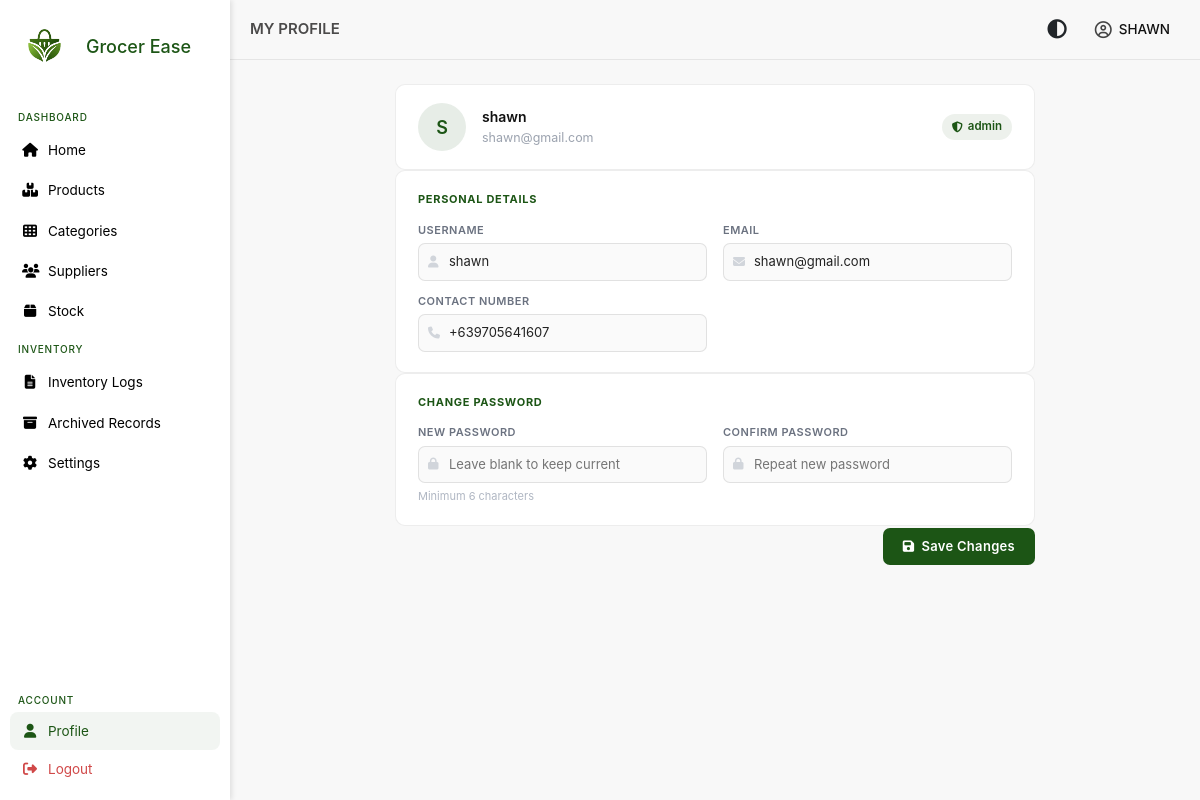
/views/inventory/profile.php (signed in), run on the app's committed database.
### tables this page shows
CREATE TABLE `users` (
  `user_id` int NOT NULL AUTO_INCREMENT,
  `username` varchar(250) NOT NULL,
  `password` varchar(250) NOT NULL,
  `email` varchar(250) NOT NULL,
  `contact_number` varchar(20) NOT NULL,
  `role` enum('admin') DEFAULT 'admin',
  `profile_picture` blob,
  PRIMARY KEY (`user_id`),
  UNIQUE KEY `email` (`email`)
);

### models/user.php (called while the page is built, shortened)
<?php
class User
{
    private $conn;
    public function __construct($db)
    {
        $this->conn = $db;
    }
    public function GetUserById($id)
    {
        $stmt = $this->conn->prepare(
            "SELECT user_id, username, email, contact_number, role
             FROM users WHERE user_id = :id"
        );
        $stmt->execute([':id' => $id]);
        return $stmt->fetch(PDO::FETCH_ASSOC);
    }
}
?>

### autoload.php (called while the page is built, shortened)
<?php
spl_autoload_register(function ($class) {
    $paths = [
        __DIR__ . '/models/',
        __DIR__ . '/models/Stock/',
        __DIR__ . '/models/Relations/',
    ];
    foreach ($paths as $path) {
        $file = $path . $class . '.php';
        if (file_exists($file)) {
            return;
        }
    }
});
?>

### views/inventory/profile.php (the view, shortened to what this page needs)
<?php
require_once __DIR__ . '/../../autoload.php';
$user_id = $_SESSION['id'] ?? null;
$user      = new User($db);
$user_info = $user->GetUserById($user_id);
$initials = strtoupper(substr($user_info['username'] ?? 'A', 0, 1));
?>
<!DOCTYPE html>
<html lang="en">
<?php include "../../includes/head.php"; ?>
<body>
    <?php include '../../includes/sidebar.php'; ?>
    <main class="main-content">
        <?php include '../../includes/topbar.php'; ?>
        <section class="page-content">
            <div class="profile-wrapper">
                <form action="../../controllers/admin_profile/admin_profile.php" method="POST">
                    <div class="profile-card identity-card">
                        <div class="avatar">
                            <?= htmlspecialchars($initials) ?>
                        </div>
                        <div class="identity-info">
                            <p class="identity-name"><?= htmlspecialchars($user_info['username']) ?></p>
                            <p class="identity-email"><?= htmlspecialchars($user_info['email']) ?></p>
                        </div>
                        <span class="role-badge">
                            <i class="fa fa-shield-halved"></i>
                            <?= htmlspecialchars($user_info['role'] ?? 'Admin') ?>
                        </span>
                    </div>
                    <div class="profile-card">
                        <p class="card-section-label">Personal Details</p>
                        <div class="form-grid">
                            <div class="form-field">
                                <label for="username">Username</label>
                                <div class="input-wrap">
                                    <input type="text" id="username" name="username"
                                        value="<?= htmlspecialchars($user_info['username']) ?>"
                                        required autocomplete="username">
                                </div>
                            </div>
                            <div class="form-field">
                                <label for="email">Email</label>
                                <div class="input-wrap">
                                    <input type="email" id="email" name="email"
                                        value="<?= htmlspecialchars($user_info['email']) ?>"
                                        required autocomplete="email">
                                </div>
                            </div>
                            <div class="form-field">
                                <label for="contact_number">Contact Number</label>
                                <div class="input-wrap">
                                    <input type="text" id="contact_number" name="contact_number"
                                        value="<?= htmlspecialchars($user_info['contact_number'] ?? '') ?>"
                                        autocomplete="tel">
                                </div>
                            </div>
                        </div>
                    </div>
                    <div class="profile-card">
                        <p class="card-section-label">Change Password</p>
                        <div class="form-grid">
                            <div class="form-field">
                                <label for="password">New Password</label>
                                <div class="input-wrap">
                                    <input type="password" id="password" name="password"
                                        placeholder="Leave blank to keep current"
                                        autocomplete="new-password">
                                </div>
                                <span class="field-hint">Minimum 6 characters</span>
                            </div>
                            <div class="form-field">
                                <label for="confirm_password">Confirm Password</label>
                                <div class="input-wrap">
                                    <input type="password" id="confirm_password" name="confirm_password"
                                        placeholder="Repeat new password"
                                        autocomplete="new-password">
                                </div>
                            </div>
                        </div>
                    </div>
                    <div class="form-actions">
                        <button type="submit" class="btn-save">
                            <i class="fa fa-save"></i> Save Changes
                        </button>
                    </div>
                </form>
            </div>
        </section>
    </main>
</body>
</html>

### includes/topbar.php (shortened to what this page needs)
<?php
require_once '../../models/user.php';
global $db;
$page_title = $_SESSION['page_title'] ?? "Dashboard";
$user_id = $_SESSION['id'];
$user = new User($db);
$user_info = $user->GetUserById($user_id);
?>
<div class="topbar">
    <div class="topbar-title">
        <p><?= htmlspecialchars($page_title) ?></p>
    </div>
    <div class="topbar-actions">
        <button id="dark-toggle" title="Dark Mode">
            <i class="fa-solid fa-circle-half-stroke"></i>
        </button>
        <div class="profile-dropdown" id="profile-dropdown">
            <i class="fa-regular fa-circle-user profile-icon"></i>
            <span class="profile-label">
                <?= strtoupper($user_info['username']) ?>
            </span>
        </div>
    </div>
</div>

### assets/css/home.css (style rules this page uses)
* { font-family: 'Inter', 'Roboto', sans-serif; }
body { margin: 0; padding: 0; background-color: #f8f8f8; }
.main-content { margin-left: 230px; min-height: 100vh; background-color: #f8f8f8; }
.topbar { display: flex; align-items: center; justify-content: space-between; padding: 0 20px; height: 60px; background: #f8f8f8; border-bottom: 1px solid rgba(0, 0, 0, 0.08); }
.topbar-title p { font-size: 15px; font-weight: 600; color: #4b4a4a; margin: 0; }
.profile-dropdown { position: relative; display: flex; align-items: center; gap: 7px; cursor: pointer; padding: 5px 10px; border-radius: 8px; font-size: 13.5px; font-weight: 500; color: #111; transition: background 0.2s; }
.profile-dropdown i { font-size: 17px; color: #444; }
.page-content { padding: 24px; }
.page-content { padding: 24px; min-height: calc(100vh - 60px); box-sizing: border-box; }
.profile-wrapper { max-width: 640px; margin: 0 auto; display: flex; flex-direction: column; gap: 12px; }
.profile-card { background: #fff; border: 1px solid rgba(0, 0, 0, 0.07); border-radius: 10px; padding: 20px 22px; }
.identity-card { display: flex; align-items: center; gap: 16px; padding: 18px 22px; }
.avatar { width: 48px; height: 48px; border-radius: 50%; background: rgba(28, 85, 21, 0.1); color: #1c5515; font-size: 18px; font-weight: 600; display: flex; align-items: center; justify-content: center; flex-shrink: 0; letter-spacing: 0; }
.identity-info { flex: 1; min-width: 0; }
.identity-name { margin: 0 0 2px; font-size: 14px; font-weight: 600; color: #111; }
.identity-email { margin: 0; font-size: 12.5px; color: #9ca3af; white-space: nowrap; overflow: hidden; text-overflow: ellipsis; }
.role-badge { display: inline-flex; align-items: center; gap: 5px; padding: 4px 10px; background: rgba(28, 85, 21, 0.08); color: #1c5515; border-radius: 20px; font-size: 11.5px; font-weight: 600; white-space: nowrap; flex-shrink: 0; }
.role-badge i { font-size: 11px; }
.card-section-label { margin: 0 0 14px; font-size: 11px; font-weight: 700; color: #1c5515; text-transform: uppercase; letter-spacing: 0.7px; }
.form-grid { display: grid; grid-template-columns: 1fr 1fr; gap: 12px 16px; }
.form-field { display: flex; flex-direction: column; gap: 5px; }
.form-field label { font-size: 11px; font-weight: 600; color: #6b7280; text-transform: uppercase; letter-spacing: 0.5px; }
.input-wrap { position: relative; }
.input-wrap input { width: 100%; padding: 8px 10px 8px 30px; border: 1px solid rgba(0, 0, 0, 0.1); border-radius: 7px; font-size: 13px; color: #222; background: #fafafa; outline: none; font-family: inherit; transition: border 0.2s, background 0.2s, box-shadow 0.2s; box-sizing: border-box; }
.field-hint { font-size: 11px; color: #b0b7c3; }
.form-actions { display: flex; justify-content: flex-end; padding-top: 2px; }
.btn-save { display: inline-flex; align-items: center; gap: 7px; background: #1c5515; color: #fff; border: none; padding: 9px 20px; border-radius: 7px; font-size: 13px; font-weight: 600; cursor: pointer; font-family: inherit; letter-spacing: 0.3px; transition: background 0.2s, box-shadow 0.2s; }
.topbar { display: flex; align-items: center; justify-content: space-between; }
.topbar-actions { display: flex; align-items: center; gap: 12px; margin-left: auto; }
#dark-toggle { background: none; border: none; cursor: pointer; font-size: 1.2rem; color: inherit; padding: 6px; border-radius: 6px; }

### data on the page
users: username "SHAWN", username "S", username "shawn", email "shawn@gmail.com", role "admin", contact_number "+639705641607"

### other printed values
$page_title "MY PROFILE"
